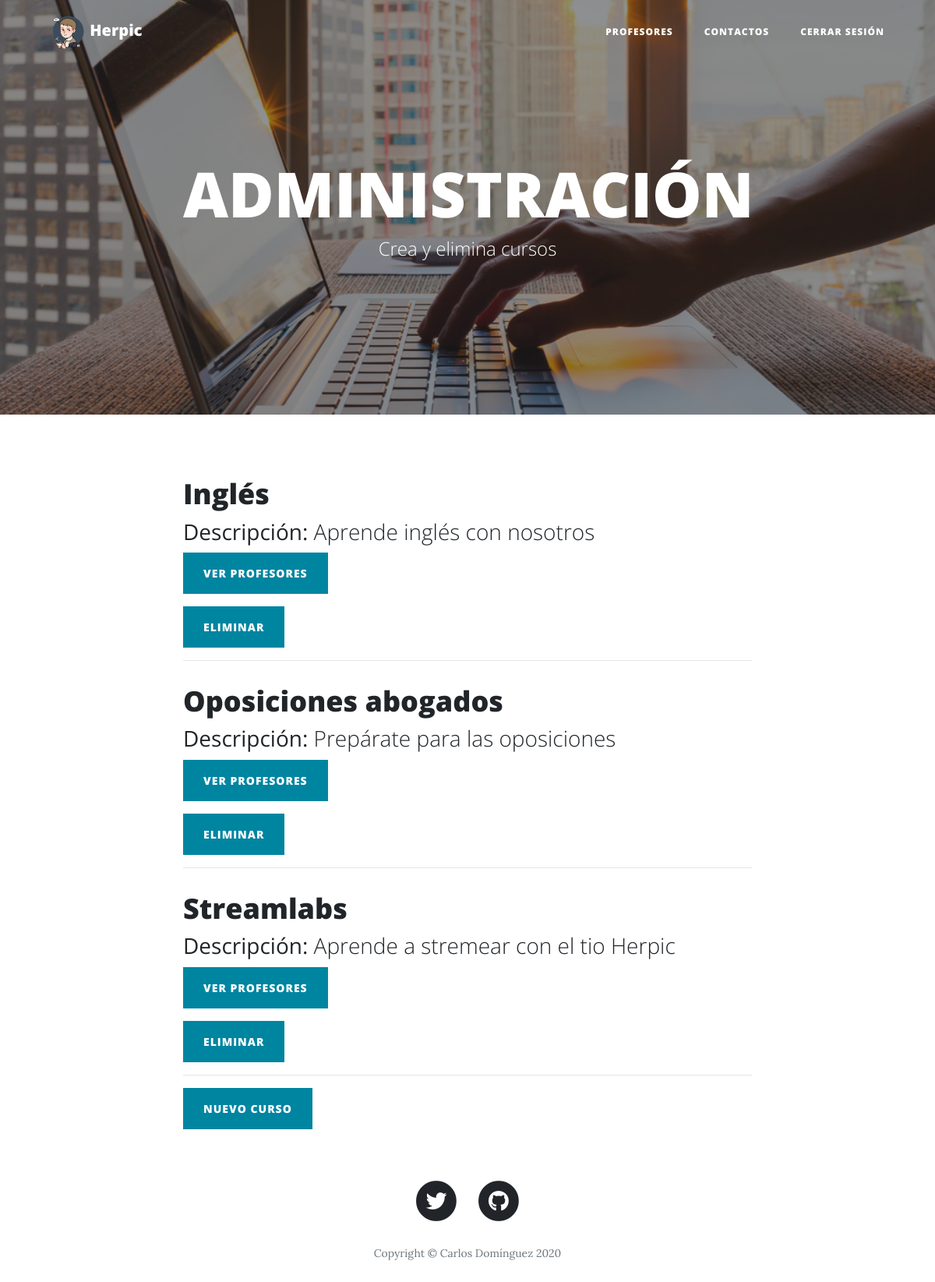
The app's page /admin/admincursos.php, older data.
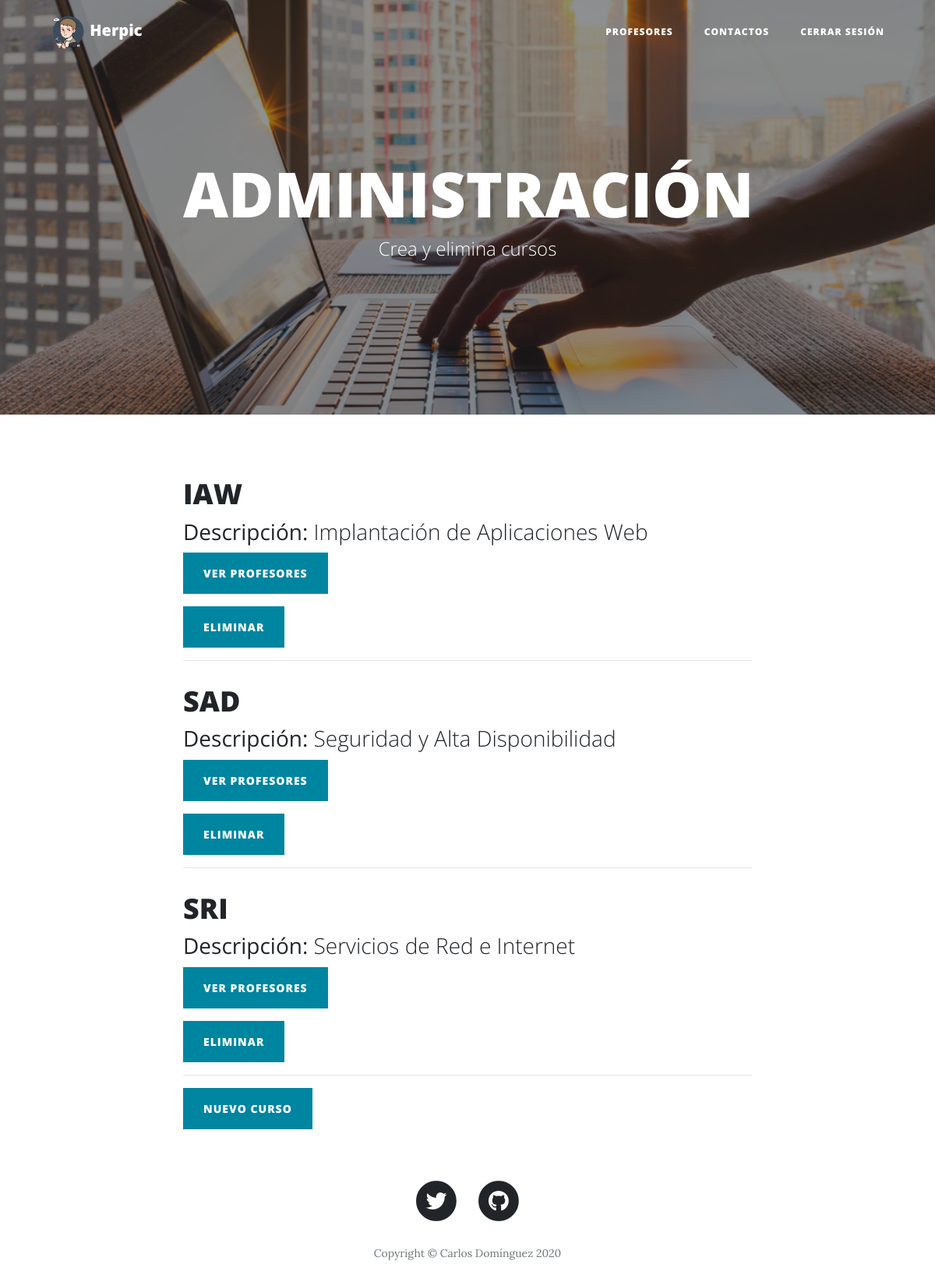
The same page, newer data.
### tables this page shows
CREATE TABLE `cursos` (
  `id` int(11) NOT NULL,
  `nombre` varchar(50) NOT NULL,
  `descripcion` varchar(255) NOT NULL
);

### admin/admincursos.php (the view, shortened to what this page needs)
<!DOCTYPE html>
<html lang="en">
<head>
  <link href="../vendor/bootstrap/css/bootstrap.min.css" rel="stylesheet">
  <link href="../vendor/fontawesome-free/css/all.min.css" rel="stylesheet" type="text/css">
  <link href="../css/clean-blog.min.css" rel="stylesheet">
</head>
<body>
  <nav class="navbar navbar-expand-lg navbar-light fixed-top" id="mainNav">
    <div class="container">
      <a class="navbar-brand"><img src="../img/logo.png" height="45" width="45"> Herpic</a>
      <div class="collapse navbar-collapse" id="navbarResponsive">
        <ul class="navbar-nav ml-auto">
        <li class="nav-item">
            <a class="nav-link" href="admin.php">Profesores</a>
        </li>
        <li class="nav-item">
            <a class="nav-link" href="contactos.php">Contactos</a>
        </li>
        <li class="nav-item">
            <a class="nav-link" href="../logout.php">Cerrar sesión</a>
        </li>
        </ul>
      </div>
    </div>
  </nav>
  <header class="masthead" style="background-image: url('../img/cursos-admin.jpg')">
    <div class="overlay"></div>
    <div class="container">
      <div class="row">
        <div class="col-lg-8 col-md-10 mx-auto">
          <div class="site-heading">
            <h1>ADMINISTRACIÓN</h1>
            <span class="subheading">Crea y elimina cursos</span>
          </div>
        </div>
      </div>
    </div>
  </header>
  <?php
    $conn = mysqli_connect('localhost', 'root', '1234', 'herpic');
    $mostar_curso = mysqli_query($conn, "SELECT * FROM cursos")
  ?>
  <div class="container">
    <div class="row">
      <div class="col-lg-8 col-md-10 mx-auto">
      <?php
        while ($reg = mysqli_fetch_array($mostar_curso)){
          $idcurso = $reg['id'];
      ?>
      <div class="post-preview">
          <a>
            <h2 class="post-title">
              <?php
                echo $reg['nombre'];
              ?>
            </h2>
            <h3 class="post-subtitle">
              <?php
                echo "<b> Descripción: </b>" . $reg['descripcion'];
              ?>
            </h3>
          </a>
            <form action="verprofesores.php" method="POST">
              <div class="form-group">
                <button type="submit" class="btn btn-primary" id="sendMessageButton" name="ver" value="<?php echo $idcurso ?>">Ver Profesores</button>
              </div>
            </form>
            <form action="eliminarcurso.php" method="POST">
              <div class="form-group">
              <button type="submit" class="btn btn-primary" id="sendMessageButton" name="eliminar" value="<?php echo $idcurso ?>">Eliminar</button>
              </div>
            </form>
        </div>
        <hr>
      <?php
      }
      ?>
      <form action="newcurso.php">
        <div class="form-group">
          <button type="submit" class="btn btn-primary" id="sendMessageButton">Nuevo curso</button>
        </div>
      </form>
  <footer>
    <div class="container">
      <div class="row">
        <div class="col-lg-8 col-md-10 mx-auto">
          <ul class="list-inline text-center">
            <li class="list-inline-item">
              <a href="https://twitter.com/Herpico">
                <span class="fa-stack fa-lg">
                  <i class="fas fa-circle fa-stack-2x"></i>
                  <i class="fab fa-twitter fa-stack-1x fa-inverse"></i>
                </span>
              </a>
            </li>
            <li class="list-inline-item">
              <a href="https://github.com/Carlos-DR/ProyectoPASIR">
                <span class="fa-stack fa-lg">
                  <i class="fas fa-circle fa-stack-2x"></i>
                  <i class="fab fa-github fa-stack-1x fa-inverse"></i>
                </span>
              </a>
            </li>
          </ul>
          <p class="copyright text-muted">Copyright &copy; Carlos Domínguez 2020</p>
        </div>
      </div>
    </div>
  </footer>
</body>
</html>

Row changes from the older to the newer data that the page shows:
removed cursos: nombre "Inglés", descripcion "Aprende inglés con nosotros", $idcurso 1 (drawn)
removed cursos: nombre "Oposiciones abogados", descripcion "Prepárate para las oposiciones", $idcurso 2 (drawn)
removed cursos: nombre "Streamlabs", descripcion "Aprende a stremear con el tio Herpic", $idcurso 3 (drawn)
added cursos: nombre "IAW", descripcion "Implantación de Aplicaciones Web", $idcurso 1 (drawn)
added cursos: nombre "SAD", descripcion "Seguridad y Alta Disponibilidad", $idcurso 2 (drawn)
added cursos: nombre "SRI", descripcion "Servicios de Red e Internet", $idcurso 3 (drawn)
